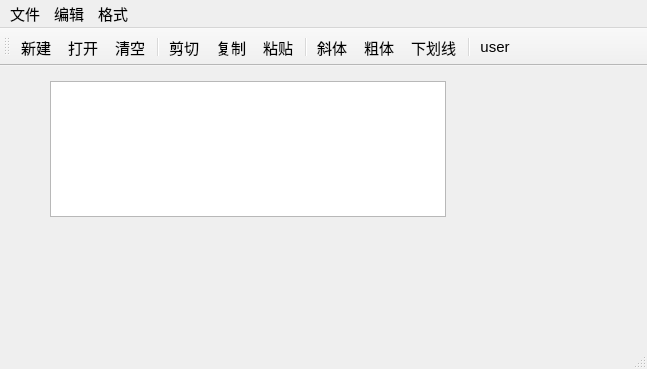
<?xml version="1.0" encoding="UTF-8"?>
<ui version="4.0">
 <class>QWMainWind</class>
 <widget class="QMainWindow" name="QWMainWind">
  <property name="geometry">
   <rect>
    <x>0</x>
    <y>0</y>
    <width>647</width>
    <height>369</height>
   </rect>
  </property>
  <property name="font">
   <font>
    <pointsize>11</pointsize>
   </font>
  </property>
  <property name="windowTitle">
   <string>QWMainWind</string>
  </property>
  <widget class="QWidget" name="centralWidget">
   <widget class="QTextEdit" name="txtEdit">
    <property name="geometry">
     <rect>
      <x>50</x>
      <y>15</y>
      <width>396</width>
      <height>136</height>
     </rect>
    </property>
    <property name="font">
     <font>
      <pointsize>16</pointsize>
     </font>
    </property>
   </widget>
  </widget>
  <widget class="QMenuBar" name="menuBar">
   <property name="geometry">
    <rect>
     <x>0</x>
     <y>0</y>
     <width>647</width>
     <height>25</height>
    </rect>
   </property>
   <widget class="QMenu" name="menu">
    <property name="title">
     <string>文件</string>
    </property>
    <addaction name="actNew"/>
    <addaction name="actOpen"/>
    <addaction name="separator"/>
    <addaction name="actClose"/>
   </widget>
   <widget class="QMenu" name="menu_2">
    <property name="title">
     <string>编辑</string>
    </property>
    <addaction name="actCut"/>
    <addaction name="actCopy"/>
    <addaction name="actPaste"/>
    <addaction name="separator"/>
    <addaction name="actClear"/>
   </widget>
   <widget class="QMenu" name="menu_3">
    <property name="title">
     <string>格式</string>
    </property>
    <addaction name="actFontBold"/>
    <addaction name="actFontItalic"/>
    <addaction name="actFontUnder"/>
    <addaction name="separator"/>
    <addaction name="actToolbarLab"/>
   </widget>
   <addaction name="menu"/>
   <addaction name="menu_2"/>
   <addaction name="menu_3"/>
  </widget>
  <widget class="QToolBar" name="mainToolBar">
   <property name="toolButtonStyle">
    <enum>Qt::ToolButtonStyle::ToolButtonTextUnderIcon</enum>
   </property>
   <attribute name="toolBarArea">
    <enum>TopToolBarArea</enum>
   </attribute>
   <attribute name="toolBarBreak">
    <bool>false</bool>
   </attribute>
   <addaction name="actNew"/>
   <addaction name="actOpen"/>
   <addaction name="actClear"/>
   <addaction name="separator"/>
   <addaction name="actCut"/>
   <addaction name="actCopy"/>
   <addaction name="actPaste"/>
   <addaction name="separator"/>
   <addaction name="actFontItalic"/>
   <addaction name="actFontBold"/>
   <addaction name="actFontUnder"/>
   <addaction name="separator"/>
   <addaction name="actAbout"/>
  </widget>
  <widget class="QStatusBar" name="statusBar"/>
  <action name="actCut">
   <property name="icon">
    <iconset resource="res.qrc">
     <normaloff>:/images/images/cut.bmp</normaloff>:/images/images/cut.bmp</iconset>
   </property>
   <property name="text">
    <string>剪切</string>
   </property>
   <property name="toolTip">
    <string>剪切</string>
   </property>
   <property name="shortcut">
    <string>Ctrl+X</string>
   </property>
  </action>
  <action name="actCopy">
   <property name="icon">
    <iconset resource="res.qrc">
     <normaloff>:/images/images/120.bmp</normaloff>:/images/images/120.bmp</iconset>
   </property>
   <property name="text">
    <string>复制</string>
   </property>
   <property name="toolTip">
    <string>复制</string>
   </property>
   <property name="shortcut">
    <string>Ctrl+C</string>
   </property>
  </action>
  <action name="actPaste">
   <property name="icon">
    <iconset resource="res.qrc">
     <normaloff>:/images/images/paste.bmp</normaloff>:/images/images/paste.bmp</iconset>
   </property>
   <property name="text">
    <string>粘贴</string>
   </property>
   <property name="toolTip">
    <string>粘贴</string>
   </property>
   <property name="shortcut">
    <string>Ctrl+V</string>
   </property>
  </action>
  <action name="actFontBold">
   <property name="checkable">
    <bool>true</bool>
   </property>
   <property name="icon">
    <iconset resource="res.qrc">
     <normaloff>:/images/images/BLD.BMP</normaloff>:/images/images/BLD.BMP</iconset>
   </property>
   <property name="text">
    <string>粗体</string>
   </property>
   <property name="toolTip">
    <string>粗体</string>
   </property>
  </action>
  <action name="actFontItalic">
   <property name="checkable">
    <bool>true</bool>
   </property>
   <property name="icon">
    <iconset resource="res.qrc">
     <normaloff>:/images/images/ITL.BMP</normaloff>:/images/images/ITL.BMP</iconset>
   </property>
   <property name="text">
    <string>斜体</string>
   </property>
   <property name="toolTip">
    <string>斜体</string>
   </property>
  </action>
  <action name="actFontUnder">
   <property name="checkable">
    <bool>true</bool>
   </property>
   <property name="icon">
    <iconset resource="res.qrc">
     <normaloff>:/images/images/WORDUNDR.BMP</normaloff>:/images/images/WORDUNDR.BMP</iconset>
   </property>
   <property name="text">
    <string>下划线</string>
   </property>
   <property name="toolTip">
    <string>下划线</string>
   </property>
  </action>
  <action name="actClose">
   <property name="icon">
    <iconset resource="res.qrc">
     <normaloff>:/images/images/exit.bmp</normaloff>:/images/images/exit.bmp</iconset>
   </property>
   <property name="text">
    <string>退出</string>
   </property>
   <property name="toolTip">
    <string>退出</string>
   </property>
  </action>
  <action name="actOpen">
   <property name="icon">
    <iconset resource="res.qrc">
     <normaloff>:/images/images/open3.bmp</normaloff>:/images/images/open3.bmp</iconset>
   </property>
   <property name="text">
    <string>打开...</string>
   </property>
   <property name="toolTip">
    <string>打开文件</string>
   </property>
   <property name="shortcut">
    <string>Ctrl+O</string>
   </property>
  </action>
  <action name="actClear">
   <property name="icon">
    <iconset resource="res.qrc">
     <normaloff>:/images/images/103.bmp</normaloff>:/images/images/103.bmp</iconset>
   </property>
   <property name="text">
    <string>清空</string>
   </property>
   <property name="toolTip">
    <string>清空内容</string>
   </property>
  </action>
  <action name="actFont">
   <property name="icon">
    <iconset resource="res.qrc">
     <normaloff>:/images/images/20.ico</normaloff>:/images/images/20.ico</iconset>
   </property>
   <property name="text">
    <string>字体...</string>
   </property>
   <property name="toolTip">
    <string>字体设置</string>
   </property>
  </action>
  <action name="actNew">
   <property name="icon">
    <iconset resource="res.qrc">
     <normaloff>:/images/images/new2.bmp</normaloff>:/images/images/new2.bmp</iconset>
   </property>
   <property name="text">
    <string>新建</string>
   </property>
   <property name="shortcut">
    <string>Ctrl+N</string>
   </property>
  </action>
  <action name="actToolbarLab">
   <property name="checkable">
    <bool>true</bool>
   </property>
   <property name="checked">
    <bool>true</bool>
   </property>
   <property name="text">
    <string>显示工具栏文字标签</string>
   </property>
   <property name="menuRole">
    <enum>QAction::MenuRole::TextHeuristicRole</enum>
   </property>
  </action>
  <action name="actAbout">
   <property name="icon">
    <iconset resource="res.qrc">
     <normaloff>:/images/images/new2.bmp</normaloff>:/images/images/new2.bmp</iconset>
   </property>
   <property name="text">
    <string>user</string>
   </property>
   <property name="toolTip">
    <string>显示个人信息</string>
   </property>
   <property name="menuRole">
    <enum>QAction::MenuRole::NoRole</enum>
   </property>
  </action>
 </widget>
 <layoutdefault spacing="6" margin="11"/>
 <resources>
  <include location="res.qrc"/>
 </resources>
 <connections>
  <connection>
   <sender>actClose</sender>
   <signal>triggered()</signal>
   <receiver>QWMainWind</receiver>
   <slot>close()</slot>
   <hints>
    <hint type="sourcelabel">
     <x>-1</x>
     <y>-1</y>
    </hint>
    <hint type="destinationlabel">
     <x>422</x>
     <y>254</y>
    </hint>
   </hints>
  </connection>
  <connection>
   <sender>actClear</sender>
   <signal>triggered()</signal>
   <receiver>txtEdit</receiver>
   <slot>clear()</slot>
   <hints>
    <hint type="sourcelabel">
     <x>-1</x>
     <y>-1</y>
    </hint>
    <hint type="destinationlabel">
     <x>260</x>
     <y>256</y>
    </hint>
   </hints>
  </connection>
  <connection>
   <sender>actCut</sender>
   <signal>triggered()</signal>
   <receiver>txtEdit</receiver>
   <slot>cut()</slot>
   <hints>
    <hint type="sourcelabel">
     <x>-1</x>
     <y>-1</y>
    </hint>
    <hint type="destinationlabel">
     <x>260</x>
     <y>256</y>
    </hint>
   </hints>
  </connection>
  <connection>
   <sender>actCopy</sender>
   <signal>triggered()</signal>
   <receiver>txtEdit</receiver>
   <slot>copy()</slot>
   <hints>
    <hint type="sourcelabel">
     <x>-1</x>
     <y>-1</y>
    </hint>
    <hint type="destinationlabel">
     <x>260</x>
     <y>256</y>
    </hint>
   </hints>
  </connection>
  <connection>
   <sender>actPaste</sender>
   <signal>triggered()</signal>
   <receiver>txtEdit</receiver>
   <slot>paste()</slot>
   <hints>
    <hint type="sourcelabel">
     <x>-1</x>
     <y>-1</y>
    </hint>
    <hint type="destinationlabel">
     <x>260</x>
     <y>256</y>
    </hint>
   </hints>
  </connection>
 </connections>
</ui>
